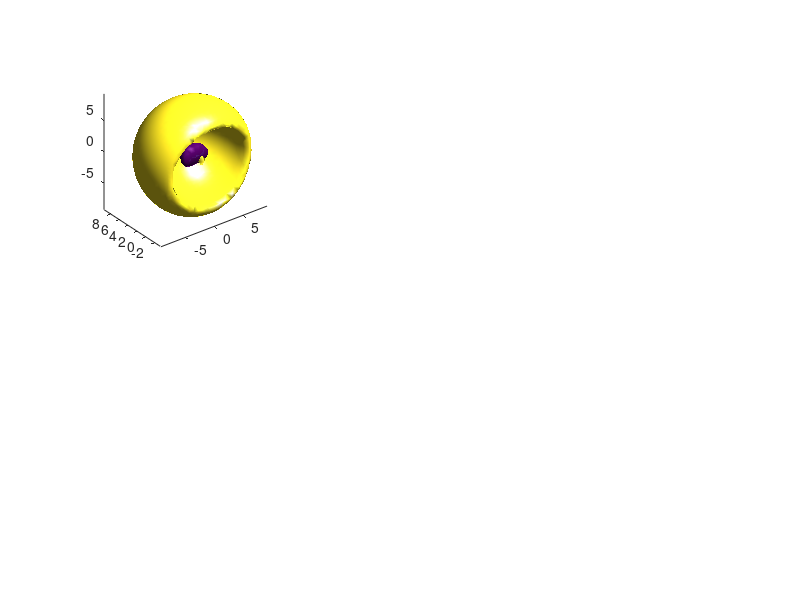

MATLAB code for this plot: (Note: this script raises an error after producing the figure.)
% Plot sp3d2

%            Mix and make your own hybrid orbitals!
% 
% PlotHydrogenMolecularOrbital is a function designed to plot a hydrogen
% orbital. The orbital is defined by the quantum numbers, which in tern
% determine the number of nodes and harmonic frequencies observed in the
% wavefunction. This program is intended both to display the functions and
% to allow the user to mix and match wave functions (such as for hybrid
% orbitals).
% 
% Radial nodes are determined by Laguerre polynomials, and angular nodes by 
% Legendre polynomials. Details of the calculation are in the radial wave 
% function and angular wave function sections.
% 
% -------------------------------------------------------------------------
% Some notes on the calculation
%  
% Remember that all spatial lengths (angstroms, meters, etc.) are real! 
% you may need to play with the settings to get the plot that you want.
% 
% As the orbital increases in size, increase cons.spatialLen to see it all
% If orbital is missing parts, maybe decrease cons.cutoff by a magnitude
% Increase cons.resolution to make the plot prettier 
%     remember this makes an N^3 increase in computional time
% The wave function is a cubic 3D vector. Keep that in mind when making
%     hybrid orbitals
% Some XYZ axis rotations were needed to align the calculations to Matlab's
%     polar 3D space. 
% 
% -------------------------------------------------------------------------
% notes on the plots
% 
% a small function "makeColors" is included to give some preloaded color
%     values. This is useful for coloring the skin of the orbitals
% the functions PlotSolidIsosurface, PlotCrossSectionIsosurface, and
%     PlotWaveFnSignIsosurface are a good start to visualizing the data
% PlotCrossSectionIsosurface has a color bar. These are multiples of the
%     cutoff value labeled in cons.cutoff
% The cons.sliceStyle2 option is a boolean that switches the clipping plane
%     from YZ to XZ in the PlotCrossSectionIsosurface plot. This is useful
%     for visualizing the inside of certain orbitals
% 

%% main function

% this function constructs an atomic orbital based on the spherical hamonic
% simple interpretaion of the hydrogen atom.

function PlotHydrogenMolecularOrbital_sp3d2
%--------------------------------------------------------------------------
% define constants and orbital shape

% quantum numbers
n = 3;           % principal quantum number (shell #)
% l = 1;           % orbital quantum number (subshell type: s, p, d, f, etc.)
% m = 0;           % magnetic quantum number (orientation of subshell)

% constants: shape and cutoffs of 3D plots (needs fiddling to get a good plot)
cons.cutoff     = 3.0 * 10^(27); % electron density cutoff (where to put isosurface)
cons.resolution = 125;             % number of calculations per XYZ dimension   
cons.spatialLen = 13;             % length of physical space to view over (angstroms)

% constants: scale size of plot (don't play with)
cons.scale      = 10^(-9.5);         % scaling length of calculation (meters)
cons.meters2ang = 10^(-10);          % convert meters to angstroms
cons.a0         = 5.2820 * 10^(-11); % Bohr radius (meters)

% constants: orbital name and color (doesn't affect calculation)
[ColorIs]        = makeColors;        % load color values
% cons.orbitName   = orbitNameIs(n,l,m);% name that appears in figure titles
cons.outerColor  = ColorIs.red;       % color of isosurface
cons.sliceStyle2 = false;             % alternate clip plane for PlotCrossSectionIsosurface

%--------------------------------------------------------------------------
% generate XYZ space, convert to spherical radius, theta, and phi

[xSpace, ySpace, zSpace] = make3Dspace(cons);
[theta, phi, r] = convert2polar(xSpace, ySpace, zSpace);

%--------------------------------------------------------------------------
% plot figure

%      xy location on screen, xy dimensions of figure
%                   x    y    x     y
figure('Position', [100, 500, 1100, 1100]);

l = 0;
m = 0;
WaveFn_3s = psiCalculation(n,l,m,r,theta,phi,cons);

l = 1;
m = 0;
WaveFn_3px = psiCalculation(n,l,m,r,theta,phi,cons);

l = 1;
m = 1;
WaveFn_3py = psiCalculation(n,l,m,r,theta,phi,cons);

l = 1;
m = -1;
WaveFn_3pz = psiCalculation(n,l,m,r,theta,phi,cons);

l = 2;
m = 0;
WaveFn_3d0 = psiCalculation(n,l,m,r,theta,phi,cons);

l = 2;
m = -2;
WaveFn_3dm2 = psiCalculation(n,l,m,r,theta,phi,cons);


WaveFn_sp3d2_1 = sqrt(1/6) * (WaveFn_3s + sqrt(3)*WaveFn_3pz + sqrt(2)*WaveFn_3d0);
WaveFn_sp3d2_2 = sqrt(1/6) * (WaveFn_3s + sqrt(3)*WaveFn_3pz - sqrt(1/2)*WaveFn_3d0 + sqrt(3/2)*WaveFn_3dm2);
WaveFn_sp3d2_3 = sqrt(1/6) * (WaveFn_3s + sqrt(3)*WaveFn_3pz - sqrt(1/2)*WaveFn_3d0 - sqrt(3/2)*WaveFn_3dm2);
WaveFn_sp3d2_4 = sqrt(1/6) * (WaveFn_3s - sqrt(3)*WaveFn_3pz - sqrt(1/2)*WaveFn_3d0 + sqrt(3/2)*WaveFn_3dm2);
WaveFn_sp3d2_5 = sqrt(1/6) * (WaveFn_3s - sqrt(3)*WaveFn_3pz - sqrt(1/2)*WaveFn_3d0 - sqrt(3/2)*WaveFn_3dm2);
WaveFn_sp3d2_6 = sqrt(1/6) * (WaveFn_3s - sqrt(3)*WaveFn_3pz + sqrt(2)*WaveFn_3d0);


subplot(2,3,1);
WaveFn = WaveFn_sp3d2_1;
cons.orbitName   = 'sp3d2_1';
PlotWaveFnSignIsosurface(xSpace, ySpace, zSpace, WaveFn, cons);

subplot(2,3,2);
WaveFn = WaveFn_sp3d2_2;
cons.orbitName   = 'sp3d2_2';
PlotWaveFnSignIsosurface(xSpace, ySpace, zSpace, WaveFn, cons);

subplot(2,3,3);
WaveFn = WaveFn_sp3d2_3;
cons.orbitName   = 'sp3d2_3';
PlotWaveFnSignIsosurface(xSpace, ySpace, zSpace, WaveFn, cons);

subplot(2,3,4);
WaveFn = WaveFn_sp3d2_4;
cons.orbitName   = 'sp3d2_4';
PlotWaveFnSignIsosurface(xSpace, ySpace, zSpace, WaveFn, cons);

subplot(2,3,5);
WaveFn = WaveFn_sp3d2_5;
cons.orbitName   = 'sp3d2_5';
PlotWaveFnSignIsosurface(xSpace, ySpace, zSpace, WaveFn, cons);

subplot(2,3,6);
WaveFn = WaveFn_sp3d2_6;
cons.orbitName   = 'sp3d2_6';
PlotWaveFnSignIsosurface(xSpace, ySpace, zSpace, WaveFn, cons);

end



%==========================================================================
%%                      calculate wave function
%==========================================================================

% the wave function is a 3D vector of size [resolution, resolution, resolution]
% calculate it by multiplying each element of the radial and angular components
function [WaveFn] = psiCalculation(n,l,m,r,theta,phi,cons)
WaveFn = radialCalculation(n,l,r,cons) .* angularCalculation(l,m,theta,phi);

% correction 1: remove NaN at atomic nucleus
center = ceil(cons.resolution/2);
WaveFn(center, center, center) = 0;

% correction 2: flip wave function properly when m < 0
if (m < 0 )
    WaveFn = permute(WaveFn, [2 1 3]);
end

end

%% radial wave function

% the radial component is composed of two parts: an exponential term and a
% polynomial term. The exponential term adds attraction to the nucleus of
% the atom. The polynomial term adds electron shell harmonics to create
% nodal spheres

function [RadialFn] = radialCalculation(n,l,r,cons)

% import contants
a0 = cons.a0;

% scaling factors
scalFac1 = sqrt((2/(a0*n))^3 * factorial(n-l-1)/(2*n*factorial(n+l)));
scalFac2 = 1/factorial(n - l + 2*l);

% Part 1:  exponential component (attraction to nucleus)
nuclearComponent = (2*r/(a0*n)) .* exp(-r/(a0*n));

% Part 2:  polynomial component (generates radial nodes)
radialNodeComponent = LaguerrePolynomial(n-l-1, 2*l+1, 2*r/(a0*n));

% combine components to calculate radial wave function
RadialFn = scalFac1 * scalFac2 * nuclearComponent .* radialNodeComponent;

end

% use Laguerre polynomials to introduce nodal spheres into radial function
function [NodalFn] = LaguerrePolynomial(n,m,r)

% initiate polynomial function
NodalFn = zeros(size(r));

% add n coefficient terms to the polynomial
for i = 0:n
    polynomialCoeff = factorial(m+n) * nchoosek(m+n,n-i) / factorial(i);
    NodalFn = NodalFn + polynomialCoeff * (-r).^i;
end

end

%% angular wave function

% the angular component is a cosine function with Legendre polynomials used
% to add nodal planes.

function [AngularFn] = angularCalculation(l,m,theta,phi)

if (abs(m) == 2)
    m = -m;
end
if (m == -2)
    phi = phi + pi/4;
end

% normalization and scaling factors
normFac = abs(sign(m)*(2^0.5) + (sign(abs(m)) - 1)*2);
scalFac = sqrt((2*l+1) / (4*pi) * factorial(l-abs(m)) / factorial(l+abs(m)));

% add nodes to spherical harmonics functions
SphFn1 = scalFac * LegendrePolynomial(l,m,cos(theta))  .* exp(1i*m*phi);
SphFn2 = scalFac * LegendrePolynomial(l,-m,cos(theta)) .* exp(1i*-m*phi);

AngularFn = (SphFn1 + SphFn2) / normFac;

end

% use Legendre polynomials to introduce nodal planes into angular function
function [NodalFn] = LegendrePolynomial(l,m,x)

% initiate polynomial function
NodalFn = zeros(size(x));
numCoeffs = floor(1/2*l - 1/2*abs(m));

% add n coefficient terms to the polynomial
for n = 0:numCoeffs
    polynomialCoeff = (-1)^n * nchoosek(l-2*n,abs(m)) * nchoosek(l,n) * nchoosek(2*l-2*n,l);
    exponent = l - 2*n - abs(m);
    NodalFn = NodalFn + polynomialCoeff * x.^exponent;
end
NodalFn = (-1)^m * (1-x.^2).^(abs(m)/2) .* (factorial(abs(m))/2^l*NodalFn);

end

%==========================================================================
%%               generate 3D space (X Y Z theta phi r)
%==========================================================================

% generate 3D cartesian space based on inputs
function [xSpace, ySpace, zSpace] = make3Dspace(cons)

% import dimensions and scaling factors
resolution = cons.resolution;
spatialLen = cons.spatialLen;
scale      = cons.scale;

% generate XYZ space using meshgrid
xRange = linspace(-spatialLen, spatialLen, resolution) * scale;
yRange = linspace(-spatialLen, spatialLen, resolution) * scale;
zRange = linspace(-spatialLen, spatialLen, resolution) * scale;
[xSpace, ySpace, zSpace] = meshgrid(xRange, yRange, zRange);

end

% most of this function is equivalent to the "cart2sph" function.
% Matlab interprets angles a little differently than a classic calculus
% textbook, as in the engineering-style of polar coordinatles.
% phi and theta are swapped, and the zero-angle is at a -pi/2 angle. 
% Consequently we manually convert the points here.
function [theta, phi, r] = convert2polar(x, y, z)

r     = sqrt(x.^2+y.^2+z.^2);
theta = acos(z./r);     % this is "phi" in the "cart2sph" function
phi   = atan2(y,x);     % this is "theta" in the "cart2sph" function

end

%==========================================================================
%%                      plot wave functions
%==========================================================================

% load up some useful color values
function [ColorIs] = makeColors

ColorIs.red    = [1 0 0];
ColorIs.green  = [0 1 0];
ColorIs.blue   = [0 0 1];

ColorIs.purple = [1 0 1];
ColorIs.cyan   = [0 1 1];
ColorIs.yellow = [1 1 0];

ColorIs.black  = [0 0 0];
ColorIs.grey   = [0.3 0.3 0.3];

end

% convert n l m into a useful name
function [orbitName] = orbitNameIs(n,l,m)
subShells = {'s', 'p', 'd', 'f', 'g', 'h', 'i', 'j', 'k', 'l', 'm'};
thisM = [num2str(m) num2str(m)];
thisMtmp = num2str(m);
for j = 1:length(thisMtmp)
    thisM(2 * j - 1) = '_';
    thisM(2 * j) = thisMtmp(j);
end
orbitName = [num2str(n) subShells{l+1} thisM];
end

% plot a solid isosurface of the orbital
function PlotSolidIsosurface(xSpace, ySpace, zSpace, WaveFn, cons)

% import dimensions and scaling factors
spatialLen = cons.spatialLen;
meters2ang = cons.meters2ang;
cutoff     = cons.cutoff;
orbitName  = cons.orbitName;
isoColor   = cons.outerColor;

% square the wavefunction to make an electron density map
WaveFn2 = WaveFn .* conj(WaveFn);

% convert inputs to convenient numbers and values
x = xSpace / meters2ang;
y = ySpace / meters2ang;
z = zSpace / meters2ang;
v = WaveFn2 / cutoff;

% patch and interpret isosurface for better coloration
p = patch(isosurface(x,y,z,v,1));
isonormals(x,y,z,v,p);
set(p,'FaceColor',isoColor,'EdgeColor','none');

% lighting, aspect ratio, plot options
daspect([1 1 1]);
view(3); 
axis vis3d;
camlight;
lighting phong;
xlabel('x','FontName','Arial','FontSize',18);
ylabel('y','FontName','Arial','FontSize',18);
zlabel('angstroms','FontName','Arial','FontSize',18);
title([orbitName ' orbital'],'FontName','Arial','FontSize',18);
rotate3d on;

% dimensions of plot
plotScale = spatialLen * 1.4;
xlim([-plotScale plotScale]);
ylim([-plotScale plotScale]);
zlim([-plotScale plotScale]);

end

% plot a cross section of a solid isosurface of the orbital
function PlotCrossSectionIsosurface(xSpace, ySpace, zSpace, WaveFn, cons)

% import dimensions and scaling factors
spatialLen  = cons.spatialLen;
meters2ang  = cons.meters2ang;
cutoff      = cons.cutoff;
orbitName   = cons.orbitName;
isoColor    = cons.outerColor;
sliceStyle2 = cons.sliceStyle2;

% use alternate clipping plane?
halfLength = 0;
clipRange = [nan,nan,halfLength,nan,nan,nan];
if (sliceStyle2 == true)
    clipRange = [halfLength,nan,nan,nan,nan,nan];
end

% square the wavefunction to make an electron density map
WaveFn2 = WaveFn .* conj(WaveFn);

% convert inputs to convenient numbers and values
x = xSpace / meters2ang;
y = ySpace / meters2ang;
z = zSpace / meters2ang;
v = WaveFn2 / cutoff;

% slice off half the isosurface, change XYZ accordingly
[x,y,z,v] = subvolume(x,y,z,v,clipRange);

% patch and interpret isosurface for better coloration
p1 = patch(isosurface(x,y,z,v,1),'FaceColor',isoColor,'EdgeColor','none');
isonormals(x,y,z,v,p1);
patch(isocaps(x,y,z,v,1),'FaceColor','interp','EdgeColor','none');

% lighting, aspect ratio, plot options
daspect([1 1 1]);
view(3); 
axis vis3d;
colormap Copper;
colorbar;
camlight; camlight right; camlight left; camlight headlight;
lighting gouraud;
xlabel('x','FontName','Arial','FontSize',18);
ylabel('y','FontName','Arial','FontSize',18);
zlabel('angstroms','FontName','Arial','FontSize',18);
title([orbitName ' orbital cross section'],'FontName','Arial','FontSize',18);
rotate3d on;

% dimensions of plot
plotScale = spatialLen * 1.4;
xlim([-plotScale plotScale]);
ylim([-plotScale plotScale]);
zlim([-plotScale plotScale]);

end

% plot a solid isosurface of the orbital colored by the sign of the
% wavefunction.
function PlotWaveFnSignIsosurface(xSpace, ySpace, zSpace, WaveFn, cons)

% import dimensions and scaling factors
spatialLen = cons.spatialLen;
meters2ang = cons.meters2ang;
cutoff     = cons.cutoff;
orbitName  = cons.orbitName;
isoColor   = sign(WaveFn);

% square the wavefunction to make an electron density map
WaveFn2 = WaveFn .* conj(WaveFn);

% convert inputs to convenient numbers and values
x = xSpace / meters2ang;
y = ySpace / meters2ang;
z = zSpace / meters2ang;
v = WaveFn2 / cutoff;

% make isosurface
isosurface(x,y,z,v,1,isoColor)

% lighting, aspect ratio, plot options
daspect([1 1 1]);
view(3); 
axis vis3d;
camlight;
lighting phong;
xlabel('x','FontName','Arial','FontSize',18);
ylabel('y','FontName','Arial','FontSize',18);
zlabel('angstroms','FontName','Arial','FontSize',18);
title([orbitName ' orbital'],'FontName','Arial','FontSize',18);
rotate3d on;

% dimensions of plot
plotScale = spatialLen * 1.4;
xlim([-plotScale plotScale]);
ylim([-plotScale plotScale]);
zlim([-plotScale plotScale]);

end


